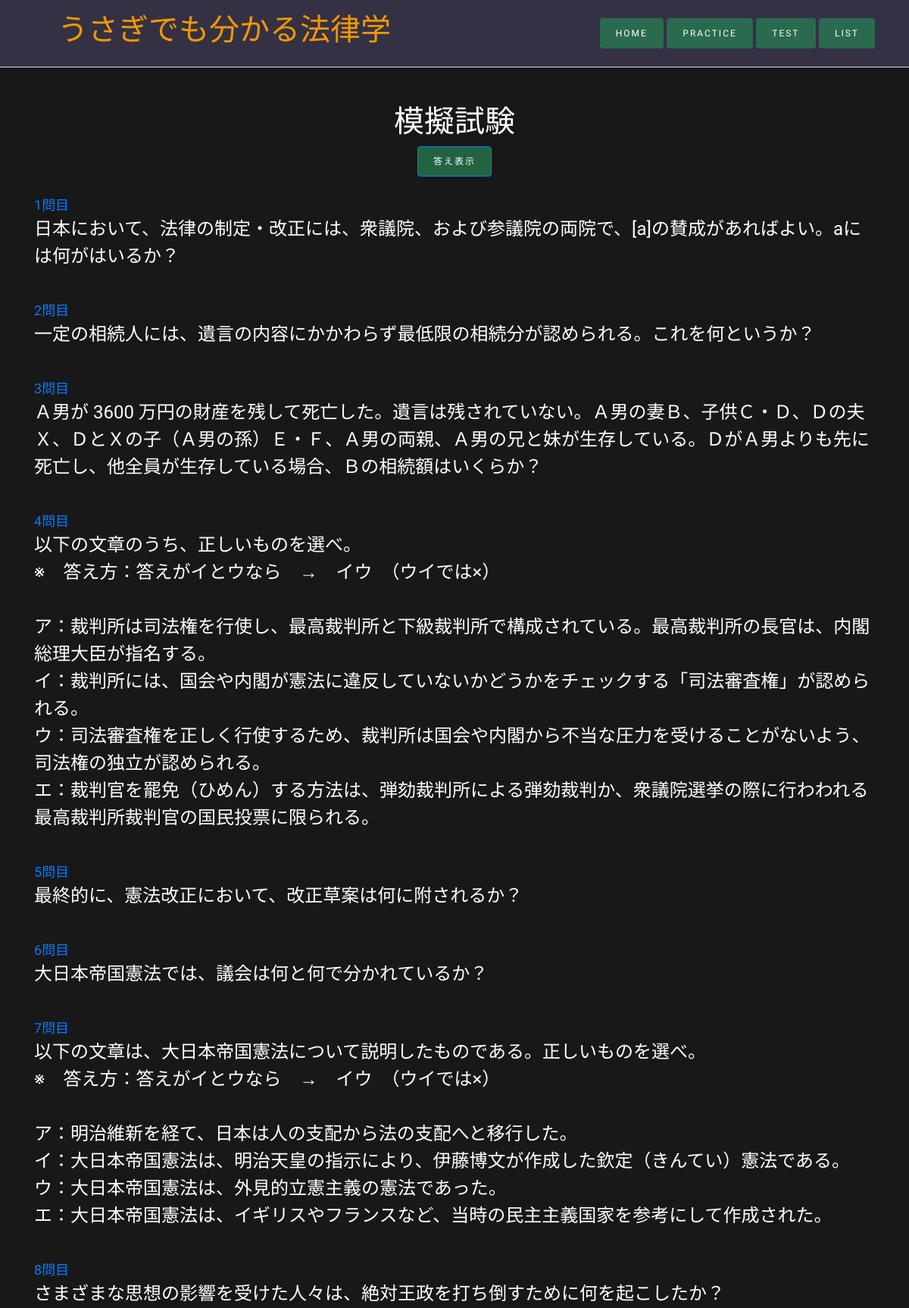
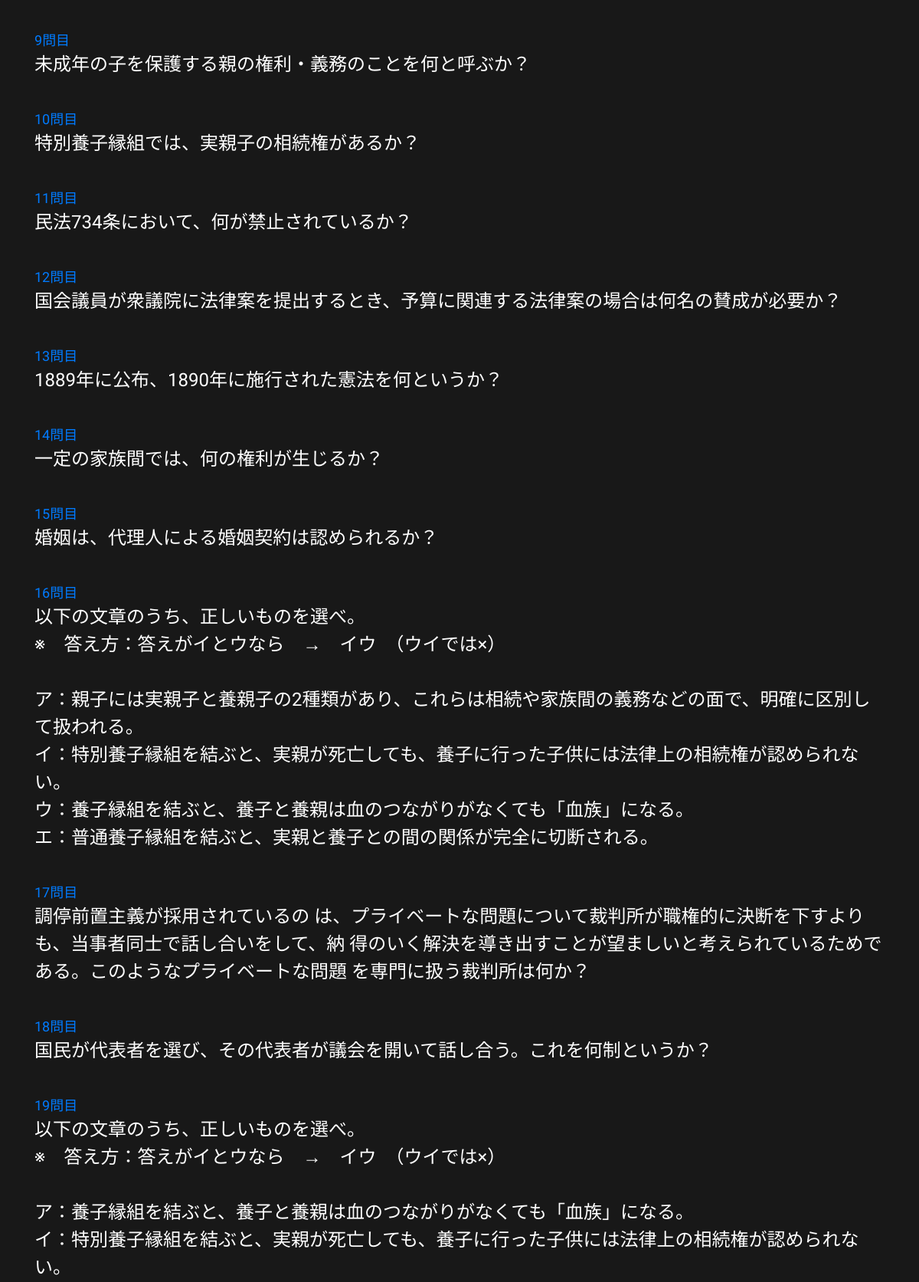
Page /test (signed in, upper part) on the committed database (2 pictures, top to bottom).
### law/models.py (models this page shows, shortened)
class Question(models.Model):
    title = models.CharField("タイトル", max_length=255)
    class_times = models.ForeignKey(Class_times, on_delete=models.CASCADE, verbose_name="授業回",blank=True,null=True, default=1, related_name='question_field')
    q_format = models.ForeignKey(Q_format, on_delete=models.CASCADE, verbose_name="問題形式")
    slug = models.SlugField(blank=False, unique=True)
    qestion = models.TextField("問題文")
    answer = models.TextField("答え")
    explanation = models.TextField("解説", blank=True, null=True)
    created = models.DateTimeField("作成日時", auto_now_add=True)
    updated = models.DateTimeField("更新日時", auto_now=True)
    class Meta:
        db_table = "Question"
        verbose_name_plural = "問題集"

### law/views.py (the view)
# urls.py: path('test', views.TestView.as_view(), name='test'),
class TestView(LoginRequiredMixin, ListView):
    template_name = 'law/test.html'
    model = Question
    def get_context_data(self, **kwargs):
        context = super().get_context_data(**kwargs)
        context = {
            'models' : Question.objects.order_by('?')[:TEST_QUESTION]
        }
        return context

### law/templates/law/test.html (shortened to what this page needs)
{% extends 'law/base.html' %} {% load static %} {% block main %}
<div class="container">
  <div class="my-md-5 my-sm-4">
    <div class="row">
      <div class="col-12">
        <div class="my-auto">
          <div class="text-center">
            <h1>模擬試験</h1>
          </div>
          <div class="text-center">
          <button type="button" class="btn btn-primary" data-toggle="collapse" data-target="#collapseExample" aria-expanded="false" aria-controls="collapseExample">
                答え表示
            </button></div>
                <div class="overflow-auto-scroll">
            {% for model in models %}
            <p class="f-medium m-0 pt-4 text-primary">
              {{ forloop.counter }}問目
            </p>
            <p class="f-large">{{model.qestion | linebreaksbr}}</p>
            {% endfor %}
          </div>
          </div></div></div>
      </div>
    </div>
{% endblock %}

### law/templates/law/base.html (shortened to what this page needs)
{% load static %}
<!DOCTYPE html>
<html lang="en">
  <head>
    <link href="{% static 'law/css/bootstrap.css' %}" rel="stylesheet" />
    <link href="{% static 'law/css/icofont.min.css' %}" rel="stylesheet" />
    <link href="{% static 'law/css/style.css' %}" rel="stylesheet" />
  </head>
  <body>
    <header class="sticky-header__header">
      <div class="border-bottom">
        <div class="container">
          <div class="py-3">
            <div class="row">
              <div class="col-md-12 col-lg-7 text-left">
                <h1 class="rabbit-color f-sm-15">
                  <i class="icofont-rabbit"></i>うさぎでも分かる法律学<i
                    class="icofont-rabbit"
                  ></i>
                </h1>
              </div>
              <div class="col-lg-5 col-md-12 text-right m-auto">
                {% include 'law/includes/base/nav.html' %}
              </div>
            </div>
          </div>
        </div>
      </div>
    </header>
    <div class="overflow-auto-scroll-all">
    {% block main %} {% endblock %}
    </div>
  </body>
</html>

### law/templates/law/includes/base/nav.html (shortened to what this page needs)
{% load static %}
<link href="{% static 'law/css/nav.css' %}" rel="stylesheet" />
<div class="navgation">
  <a href="/" class="btn">Home</a>
  <a href="{% url 'law:selection_practice' %}" class="btn">Practice</a>
  <a href="{% url 'law:test' %}" class="btn">Test</a>
  <a href="{% url 'law:list' %}" class="btn">list</a>
</div>

### static/law/css/style.css (style rules this page uses)
body { background-color: #353144; color: white; }
.rabbit-color { color: #f39800; }
header { background-color: #353144; }
header i { color: white; }
.sticky-header__header { position: sticky; top: 0; }
.overflow-auto-scroll { overflow: auto; height: 100vh; }
.overflow-auto-scroll-all { overflow: auto; height: 70vh; }
.f-large { font-size: x-large; }
.f-medium { font-size: large; }

### static/law/css/nav.css (style rules this page uses)
* { -webkit-transition-property: all; -webkit-transition-duration: 0.2s; -moz-transition-timing-function: cubic-bezier(100, 50, 21, 6); -moz-transition-property: all; -moz-transition-timing-function: cubic-bezier(100, 50, 21, 6); }
.navgation { font-size: large; }
.btn { color: white; background: rgba(39, 127, 83, 0.733); padding: 10px 20px; font-size: 12px; text-decoration: none; letter-spacing: 2px; text-transform: uppercase; }
html { height: 100%; }
body { background: #181818; color: #fff; height: 100%; overflow: hidden; }
* { -webkit-box-sizing: border-box; -moz-box-sizing: border-box; box-sizing: border-box; }
a { text-decoration: none; }

### rows in the picture
Question: qestion "日本において、法律の制定・改正には、衆議院、および参議院の両院で、[a]の賛成があればよい。aには何がはいるか？"
Question: qestion "一定の相続人には、遺言の内容にかかわらず最低限の相続分が認められる。これを何というか？"
Question: qestion "Ａ男が 3600 万円の財産を残して死亡した。遺言は残されていない。Ａ男の妻Ｂ、子供Ｃ・Ｄ、Ｄの夫Ｘ、ＤとＸの子（Ａ男の孫）Ｅ・Ｆ、Ａ男の両親、Ａ男の兄と妹が生存している。ＤがＡ男よりも先に死亡し、他全員が生存している場合、Ｂの相続額はいくらか？"
Question: qestion "以下の文章のうち、正しいものを選べ。 ※ 答え方：答えがイとウなら → イウ （ウイでは×） ア：裁判所は司法権を行使し、最高裁判所と下級裁判所で構成されている。最高裁判所の長官は、内閣総理大臣が指名する。 イ：裁判所には、国会や内閣が憲法に違反していないかどうかをチェックする「司法審査権」が認められる。 ウ：司法審査権を正しく行使するため、裁判所は国会や内閣から不当な圧力を受けることがないよう、司法権の独立が認められる。 エ：裁判官を罷免（ひめん）する方法は、弾劾裁判所による弾劾裁判か、衆議院選挙の際に行わわれる最高裁判所裁判官の国民投票に限られる。"
Question: qestion "最終的に、憲法改正において、改正草案は何に附されるか？"
Question: qestion "大日本帝国憲法では、議会は何と何で分かれているか？"
Question: qestion "以下の文章は、大日本帝国憲法について説明したものである。正しいものを選べ。 ※ 答え方：答えがイとウなら → イウ （ウイでは×） ア：明治維新を経て、日本は人の支配から法の支配へと移行した。 イ：大日本帝国憲法は、明治天皇の指示により、伊藤博文が作成した欽定（きんてい）憲法である。 ウ：大日本帝国憲法は、外見的立憲主義の憲法であった。 エ：大日本帝国憲法は、イギリスやフランスなど、当時の民主主義国家を参考にして作成された。"
Question: qestion "さまざまな思想の影響を受けた人々は、絶対王政を打ち倒すために何を起こしたか？"
Question: qestion "未成年の子を保護する親の権利・義務のことを何と呼ぶか？"
Question: qestion "特別養子縁組では、実親子の相続権があるか？"
Question: qestion "民法734条において、何が禁止されているか？"
Question: qestion "国会議員が衆議院に法律案を提出するとき、予算に関連する法律案の場合は何名の賛成が必要か？"
Question: qestion "1889年に公布、1890年に施行された憲法を何というか？"
Question: qestion "一定の家族間では、何の権利が生じるか？"
Question: qestion "婚姻は、代理人による婚姻契約は認められるか？"
Question: qestion "以下の文章のうち、正しいものを選べ。 ※ 答え方：答えがイとウなら → イウ （ウイでは×） ア：親子には実親子と養親子の2種類があり、これらは相続や家族間の義務などの面で、明確に区別して扱われる。 イ：特別養子縁組を結ぶと、実親が死亡しても、養子に行った子供には法律上の相続権が認められない。 ウ：養子縁組を結ぶと、養子と養親は血のつながりがなくても「血族」になる。 エ：普通養子縁組を結ぶと、実親と養子との間の関係が完全に切断される。"
Question: qestion "調停前置主義が採用されているの は、プライベートな問題について裁判所が職権的に決断を下すよりも、当事者同士で話し合いをして、納 得のいく解決を導き出すことが望ましいと考えられているためである。このようなプライベートな問題 を専門に扱う裁判所は何か？"
Question: qestion "国民が代表者を選び、その代表者が議会を開いて話し合う。これを何制というか？"
Question: qestion "以下の文章のうち、正しいものを選べ。 ※ 答え方：答えがイとウなら → イウ （ウイでは×） ア：養子縁組を結ぶと、養子と養親は血のつながりがなくても「血族」になる。 イ：特別養子縁組を結ぶと、実親が死亡しても、養子に行った子供には法律上の相続権が認められない。"
